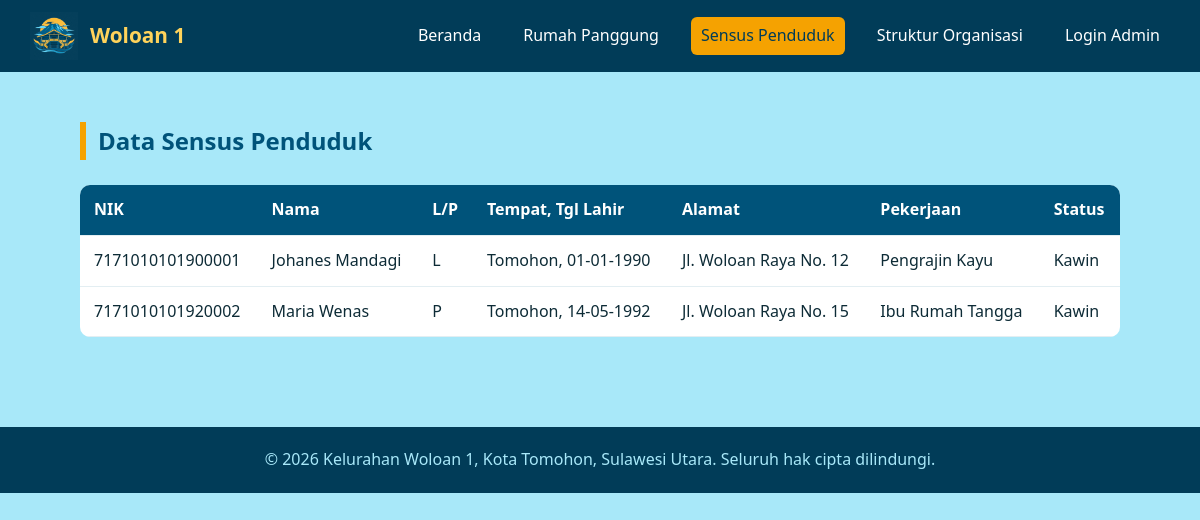
/sensus.php, run on the app's committed database.
### tables this page shows
CREATE TABLE IF NOT EXISTS sensus_penduduk (
    id INT AUTO_INCREMENT PRIMARY KEY,
    nik VARCHAR(20) NOT NULL UNIQUE,
    nama VARCHAR(100) NOT NULL,
    jenis_kelamin ENUM('L','P') NOT NULL,
    tempat_lahir VARCHAR(100),
    tanggal_lahir DATE,
    alamat VARCHAR(255),
    pekerjaan VARCHAR(100),
    status_perkawinan ENUM('Belum Kawin','Kawin','Cerai Hidup','Cerai Mati') DEFAULT 'Belum Kawin',
    created_at TIMESTAMP DEFAULT CURRENT_TIMESTAMP,
    updated_at TIMESTAMP DEFAULT CURRENT_TIMESTAMP ON UPDATE CURRENT_TIMESTAMP
);

### sensus.php (the view, shortened to what this page needs)
<?php
require 'config/database.php';
$data = $pdo->query("SELECT * FROM sensus_penduduk ORDER BY nama ASC")->fetchAll();
require 'includes/header.php';
?>
<section class="section">
    <h2>Data Sensus Penduduk</h2>
    <div style="overflow-x:auto;">
    <table>
        <thead>
            <tr><th>NIK</th><th>Nama</th><th>L/P</th><th>Tempat, Tgl Lahir</th><th>Alamat</th><th>Pekerjaan</th><th>Status</th></tr>
        </thead>
        <tbody>
        <?php foreach ($data as $d): ?>
            <tr>
                <td><?= htmlspecialchars($d['nik']) ?></td>
                <td><?= htmlspecialchars($d['nama']) ?></td>
                <td><?= $d['jenis_kelamin'] ?></td>
                <td><?= htmlspecialchars($d['tempat_lahir']) ?>, <?= date('d-m-Y', strtotime($d['tanggal_lahir'])) ?></td>
                <td><?= htmlspecialchars($d['alamat']) ?></td>
                <td><?= htmlspecialchars($d['pekerjaan']) ?></td>
                <td><?= htmlspecialchars($d['status_perkawinan']) ?></td>
            </tr>
        <?php endforeach; ?>
        </tbody>
    </table>
    </div>
</section>
<?php require 'includes/footer.php'; ?>

### assets/css/style.css (style rules this page uses)
:root { --light-blue: #A8E8F9; --mid-blue: #00537A; --dark-navy: #013C58; --orange: #F5A201; --orange-lt: #FFBA42; --yellow: #FFD35B; --text-dark: #0d2b36; --white: #ffffff; }
* { box-sizing: border-box; margin: 0; padding: 0; }
body { font-family: 'Segoe UI', Arial, sans-serif; background: var(--light-blue); color: var(--text-dark); line-height: 1.6; }
.section { padding: 50px 30px; max-width: 1100px; margin: 0 auto; }
.section h2 { color: var(--mid-blue); margin-bottom: 25px; border-left: 6px solid var(--orange); padding-left: 12px; }
table { width: 100%; border-collapse: collapse; background: var(--white); border-radius: 10px; overflow: hidden; }
th, td { padding: 12px 14px; text-align: left; border-bottom: 1px solid #e3eef2; }
th { background: var(--mid-blue); color: var(--white); }

### data on the page
sensus_penduduk: nik "7171010101900001", nama "Johanes Mandagi", jenis_kelamin "L", tempat_lahir "Tomohon", tanggal_lahir "01-01-1990", alamat "Jl. Woloan Raya No. 12", pekerjaan "Pengrajin Kayu", status_perkawinan "Kawin"
sensus_penduduk: nik "7171010101920002", nama "Maria Wenas", jenis_kelamin "P", tempat_lahir "Tomohon", tanggal_lahir "14-05-1992", alamat "Jl. Woloan Raya No. 15", pekerjaan "Ibu Rumah Tangga", status_perkawinan "Kawin"
